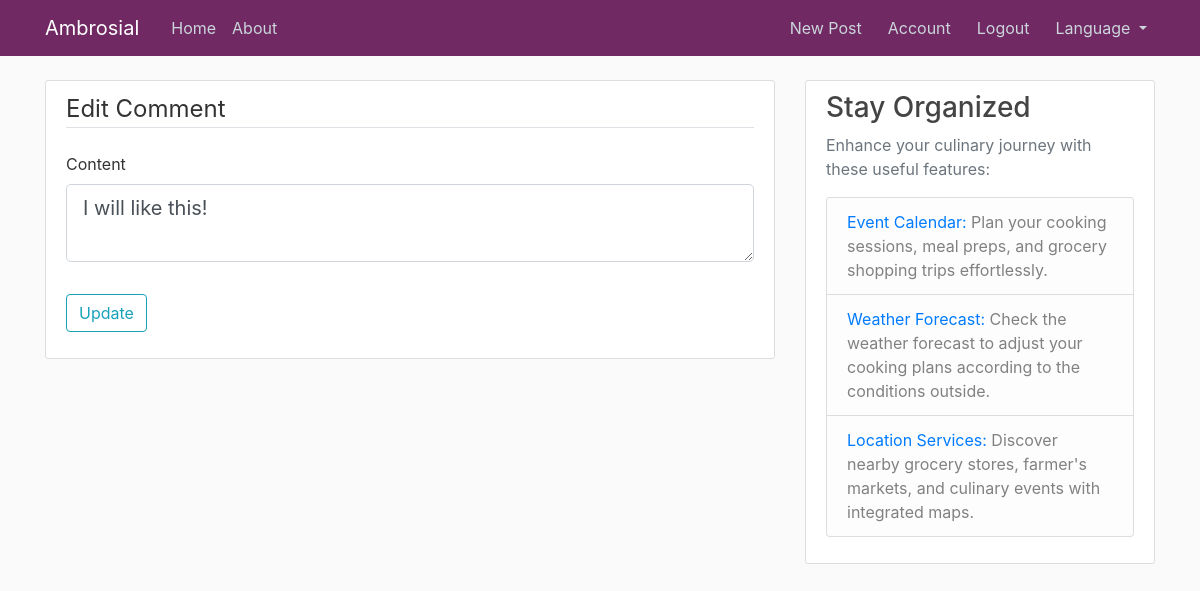
Before: /comment/1/edit (signed in) with the older database file.
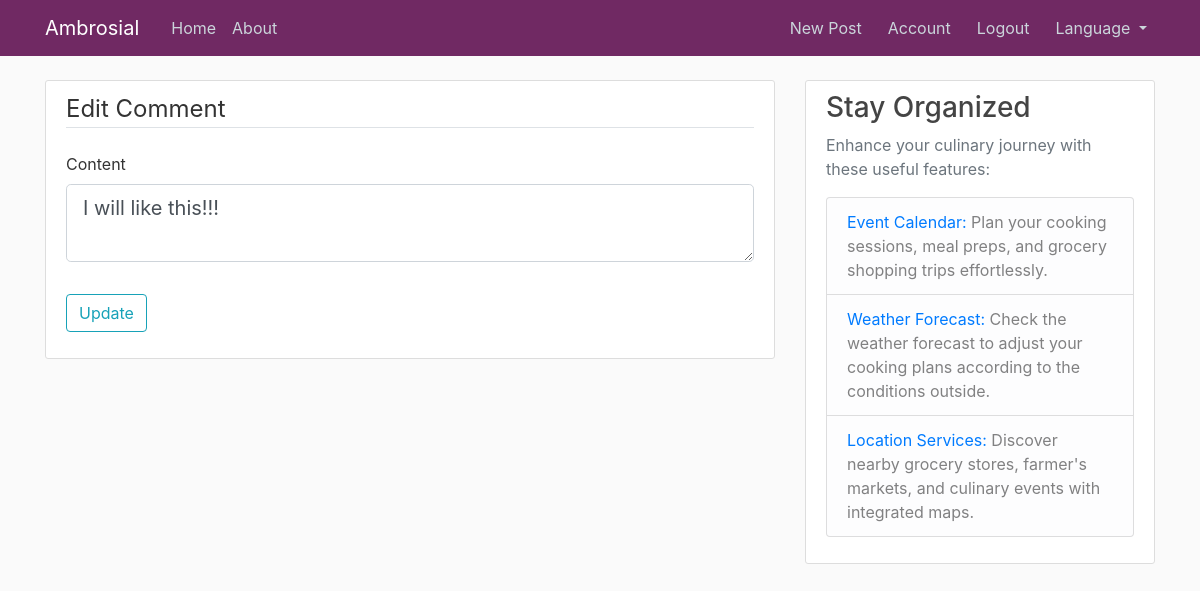
After: the same page with the newer database file.
### flask_ambrosial/models.py (models this page shows, shortened)
class Comment(db.Model):
    id = db.Column(db.Integer, primary_key=True)
    content = db.Column(db.Text, nullable=False)
    date_posted = db.Column(db.DateTime, nullable=False, default=datetime.now(timezone.utc))
    user_id = db.Column(db.Integer, db.ForeignKey('user.id'), nullable=False)
    post_id = db.Column(db.Integer, db.ForeignKey('post.id'), nullable=False)
    parent_id = db.Column(db.Integer, db.ForeignKey('comment.id'), nullable=True)
    replies = db.relationship('Comment', backref=db.backref('parent', remote_side=[id]), lazy=True)
    reactions = db.relationship('Reaction', backref='comment', lazy=True)

### flask_ambrosial/posts/routes.py (the view)
@posts.route("/comment/<int:comment_id>/edit", methods=['GET', 'POST'])
@login_required
def edit_comment(comment_id):
    comment = Comment.query.get_or_404(comment_id)
    if comment.author != current_user:
        abort(403)
    form = CommentForm()
    if form.validate_on_submit():
        comment.content = form.content.data
        db.session.commit()
        flash('Your comment has been updated', 'success')
        return redirect(url_for('posts.post', post_id=comment.post_id))  # Redirect to the post page
    elif request.method == 'GET':
        form.content.data = comment.content
    return render_template('edit_comment.html', title='Edit Comment', form=form, legend='Edit Comment')

### flask_ambrosial/users/forms.py
class CommentForm(FlaskForm):
    content = TextAreaField('Content', validators=[DataRequired()])
    submit = SubmitField('Post Comment')

### flask_ambrosial/__init__.py (called while the page is built)
def get_locale():
    logging.debug("Determining locale...")
    if 'lang' in request.args:
        lang = request.args.get('lang')
        logging.debug(f"Language from query parameter: {lang}")
        if lang in ['en', 'fr']:
            session['lang'] = lang
            return session['lang']
    elif 'lang' in session:
        logging.debug(f"Language from session: {session.get('lang')}")
        return session.get('lang')
    lang = request.accept_languages.best_match(['en', 'fr'])
    logging.debug(f"Language from browser: {lang}")
    return lang

### flask_ambrosial/models.py (called while the page is built)
@login_manager.user_loader
def load_user(user_id):
    return User.query.get(int(user_id))

### flask_ambrosial/templates/edit_comment.html (shortened to what this page needs)
{% extends "layout.html" %}
{% block content %}
    <div class="content-section">
        <form method="POST">
            <fieldset class="form-group">
                <legend class="border-bottom mb-4">{{ legend }}</legend>
                <div class="form-group">
                    {{ form.content.label(class="form-control-label") }}
                    {{ form.content(class="form-control form-control-lg") }}
                </div>
            </fieldset>
            <div class="form-group">
                <button class="btn btn-outline-info" type="submit">Update</button>
            </div>
        </form>
    </div>
{% endblock content %}

Changed rows visible on the page:
changed Comment: content "I will like this!" → "I will like this!!!"
